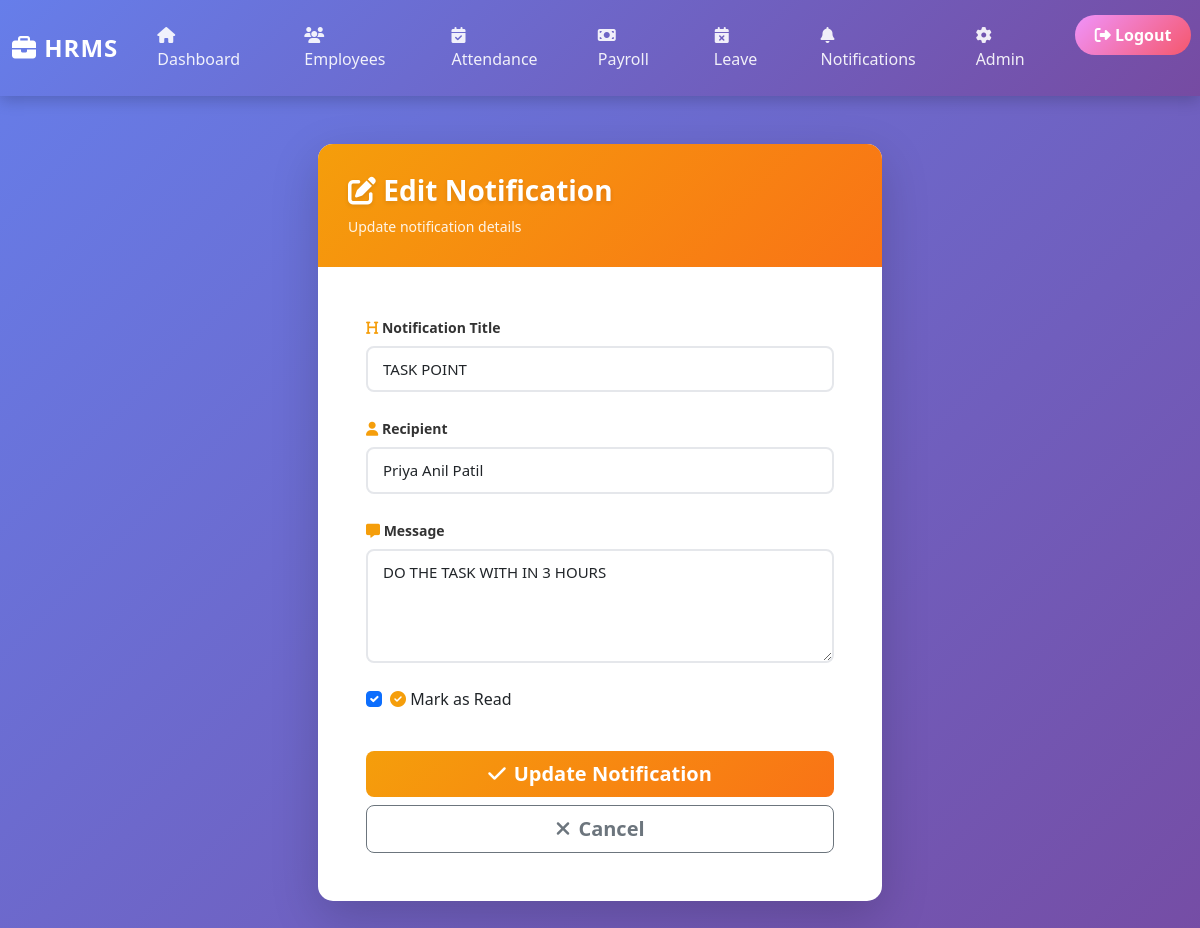
Screenshot of /notification/edit/8/ (signed in) with the database file from the repository.
### notification/models.py (models this page shows, shortened)
class Notification(models.Model):
    title = models.CharField(max_length=200, default='Notification')
    message = models.TextField(default='')
    recipient = models.ForeignKey(Employee, on_delete=models.CASCADE, null=True, blank=True)
    is_read = models.BooleanField(default=False)
    notification_date = models.DateTimeField(default=timezone.now)
    created_at = models.DateTimeField(auto_now_add=True)
    updated_at = models.DateTimeField(auto_now=True)
    class Meta:
        verbose_name_plural = "Notifications"

### notification/views.py (the view)
# urls.py: path('edit/<int:notification_id>/', views.edit_notification, name='edit_notification'),
@login_required
def edit_notification(request, notification_id):
    notification = get_object_or_404(Notification, id=notification_id)
    if request.method == 'POST':
        form = NotificationForm(request.POST, instance=notification)
        if form.is_valid():
            form.save()
            messages.success(request, f'📝 Notification "{notification.title}" updated successfully!')
            return redirect('notification:notification_list')
    else:
        form = NotificationForm(instance=notification)
    return render(request, 'notification/edit_notification.html', {'form': form, 'notification': notification})

### notification/forms.py
class NotificationForm(forms.ModelForm):
    recipient = forms.ModelChoiceField(
        queryset=Employee.objects.all(),
        required=False,
        widget=forms.Select(attrs={
            'class': 'form-control',
            'id': 'recipient_select',
            'data-placeholder': 'Select Employee'
        })
    )
    class Meta:
        model = Notification
        fields = ['title', 'message', 'recipient', 'is_read']
        widgets = {
            'title': forms.TextInput(attrs={'class': 'form-control', 'placeholder': 'Notification Title'}),
            'message': forms.Textarea(attrs={'class': 'form-control', 'placeholder': 'Message', 'rows': 4}),
            'is_read': forms.CheckboxInput(attrs={'class': 'form-check-input'}),
        }

### employees/models.py (called while the page is built)
    def __str__(self):
        return self.name

### templates/notification/edit_notification.html (shortened to what this page needs)
{% extends 'base.html' %}
{% block content %}
<div class="container-fluid my-5">
    <div class="row justify-content-center">
        <div class="col-lg-6">
            <div class="card shadow-lg border-0" style="overflow: hidden;">
                <div style="background: linear-gradient(135deg, #f59e0b 0%, #f97316 100%); padding: 30px; color: white;">
                    <h3 class="mb-0">
                        <i class="fas fa-edit"></i> Edit Notification
                    </h3>
                    <p class="mb-0 mt-2" style="opacity: 0.9; font-size: 14px;">Update notification details</p>
                </div>
                <div class="card-body p-5">
                    <form method="post">
                        <div class="mb-4">
                            <label for="{{ form.title.id_for_label }}" class="form-label fw-600" style="color: #333;">
                                <i class="fas fa-heading" style="color: #f59e0b;"></i> Notification Title
                            </label>
                            {{ form.title }}
                        </div>
                        <div class="mb-4">
                            <label for="{{ form.recipient.id_for_label }}" class="form-label fw-600" style="color: #333;">
                                <i class="fas fa-user" style="color: #f59e0b;"></i> Recipient
                            </label>
                            {{ form.recipient }}
                        </div>
                        <div class="mb-4">
                            <label for="{{ form.message.id_for_label }}" class="form-label fw-600" style="color: #333;">
                                <i class="fas fa-message" style="color: #f59e0b;"></i> Message
                            </label>
                            {{ form.message }}
                        </div>
                        <div class="mb-4">
                            <div class="form-check">
                                {{ form.is_read }}
                                <label class="form-check-label" for="{{ form.is_read.id_for_label }}">
                                    <i class="fas fa-check-circle" style="color: #f59e0b;"></i> Mark as Read
                                </label>
                            </div>
                        </div>
                        <div class="d-grid gap-2 pt-3">
                            <button type="submit" class="btn btn-lg btn-warning" style="background: linear-gradient(135deg, #f59e0b 0%, #f97316 100%); border: none; font-weight: 600; color: white;">
                                <i class="fas fa-check me-2"></i>Update Notification
                            </button>
                            <a href="{% url 'notification:notification_list' %}" class="btn btn-lg btn-outline-secondary" style="font-weight: 600;">
                                <i class="fas fa-times me-2"></i>Cancel
                            </a>
                        </div>
                    </form>
                </div>
            </div>
        </div>
    </div>
</div>
{% endblock %}

### employees/templates/base.html (style rules this page uses)
* { margin: 0; padding: 0; box-sizing: border-box; }
body { background: linear-gradient(135deg, #667eea 0%, #764ba2 100%); min-height: 100vh; font-family: 'Segoe UI', Tahoma, Geneva, Verdana, sans-serif; padding-bottom: 50px; }
.card { border: none; border-radius: 15px; box-shadow: 0 8px 25px rgba(0,0,0,0.15); transition: transform 0.3s ease, box-shadow 0.3s ease; background: #fff; margin-bottom: 25px; }
h1, h2, h3 { color: #fff; font-weight: 700; text-shadow: 0 2px 4px rgba(0,0,0,0.1); }

### templates/notification/edit_notification.html (style rules this page uses)
.form-control, .form-select { border-radius: 8px; border: 2px solid #e5e7eb; padding: 10px 15px; font-size: 15px; transition: all 0.3s ease; }
.form-label { margin-bottom: 8px; font-size: 14px; }
.fw-600 { font-weight: 600; }

### rows the page displays
Notification: title "TASK POINT", recipient "Priya Anil Patil", message "DO THE TASK WITH IN 3 HOURS", is_read "☑"
